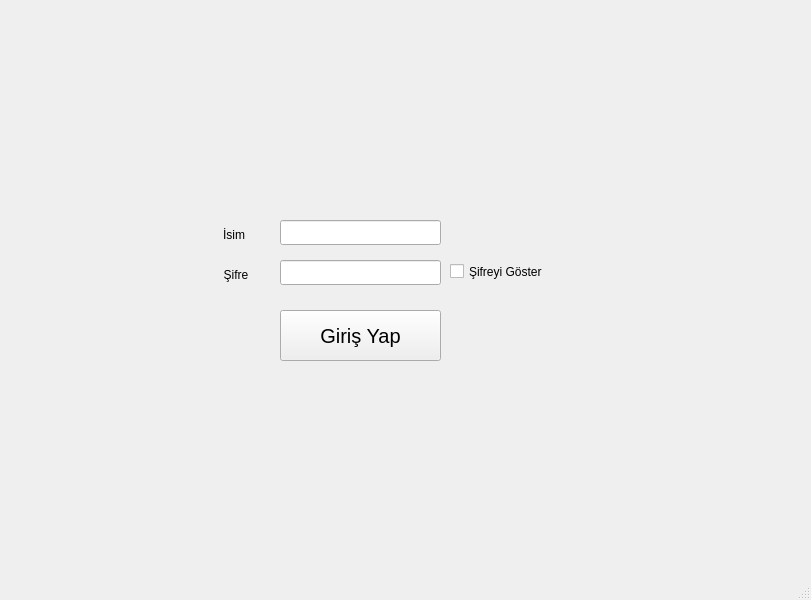
<?xml version="1.0" encoding="UTF-8"?>
<ui version="4.0">
 <class>MainWindow</class>
 <widget class="QMainWindow" name="MainWindow">
  <property name="geometry">
   <rect>
    <x>0</x>
    <y>0</y>
    <width>811</width>
    <height>600</height>
   </rect>
  </property>
  <property name="windowTitle">
   <string>MainWindow</string>
  </property>
  <widget class="QWidget" name="centralwidget">
   <widget class="QLabel" name="Label_Name">
    <property name="geometry">
     <rect>
      <x>220</x>
      <y>220</y>
      <width>28</width>
      <height>29</height>
     </rect>
    </property>
    <property name="text">
     <string>İsim</string>
    </property>
    <property name="alignment">
     <set>Qt::AlignCenter</set>
    </property>
   </widget>
   <widget class="QLabel" name="Label_Password">
    <property name="geometry">
     <rect>
      <x>220</x>
      <y>260</y>
      <width>32</width>
      <height>29</height>
     </rect>
    </property>
    <property name="text">
     <string>Şifre</string>
    </property>
    <property name="alignment">
     <set>Qt::AlignCenter</set>
    </property>
   </widget>
   <widget class="QPushButton" name="PushButton_Login">
    <property name="geometry">
     <rect>
      <x>280</x>
      <y>310</y>
      <width>161</width>
      <height>51</height>
     </rect>
    </property>
    <property name="font">
     <font>
      <pointsize>15</pointsize>
     </font>
    </property>
    <property name="text">
     <string>Giriş Yap</string>
    </property>
   </widget>
   <widget class="QLineEdit" name="LineEdit_Name">
    <property name="geometry">
     <rect>
      <x>280</x>
      <y>220</y>
      <width>161</width>
      <height>25</height>
     </rect>
    </property>
   </widget>
   <widget class="QLineEdit" name="LineEdit_Password">
    <property name="geometry">
     <rect>
      <x>280</x>
      <y>260</y>
      <width>161</width>
      <height>25</height>
     </rect>
    </property>
    <property name="echoMode">
     <enum>QLineEdit::Password</enum>
    </property>
   </widget>
   <widget class="QCheckBox" name="CheckBox_Password_Visible">
    <property name="geometry">
     <rect>
      <x>450</x>
      <y>260</y>
      <width>111</width>
      <height>23</height>
     </rect>
    </property>
    <property name="text">
     <string>Şifreyi Göster</string>
    </property>
   </widget>
  </widget>
  <widget class="QMenuBar" name="menubar">
   <property name="geometry">
    <rect>
     <x>0</x>
     <y>0</y>
     <width>811</width>
     <height>22</height>
    </rect>
   </property>
  </widget>
  <widget class="QStatusBar" name="statusbar"/>
 </widget>
 <resources/>
 <connections/>
</ui>
